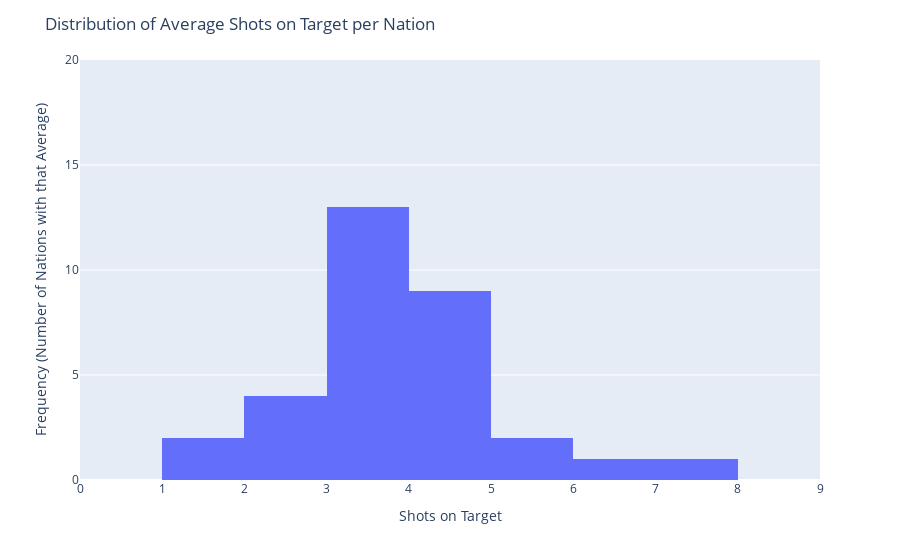

This figure's notebook cell:
### Code cell
# Visualize distributions: Shots on Target

fig = px.histogram(nationsDf_18, x="Shots on Target", nbins=10)
fig.update_layout(title="Distribution of Average Shots on Target per Nation",
                  xaxis_title="Shots on Target",
                  yaxis_title="Frequency (Number of Nations with that Average)",
                  xaxis=dict(range=[0, 9]),
                  yaxis=dict(range=[0, 20]))
fig.show()

### Figure 1 — Plotly figure (JSON) as saved in the notebook; plotly's stock layout.template omitted (floating-point values rounded to 4 significant figures)
{"data": [{"alignmentgroup": "True", "bingroup": "x", "hovertemplate": "Shots on Target=%{x}<br>count=%{y}<extra></extra>", "legendgroup": "", "marker": {"color": "#636efa"}, "name": "", "nbinsx": 10, "offsetgroup": "", "orientation": "v", "showlegend": false, "type": "histogram", "x": [4.5, 2.67, 5.71, 7.6, 3, 3, 4.14, 3, 1.67, 3.57, 4.29, 6.67, 4, 1.33, 4, 3.25, 3.33, 3, 2.67, 3.67, 2.67, 3.5, 3.8, 3.33, 4, 2.33, 3.67, 5.25, 4.2, 3.5, 4.33, 4.4], "xaxis": "x", "yaxis": "y"}], "layout": {"barmode": "relative", "legend": {"tracegroupgap": 0}, "margin": {"t": 60}, "title": {"text": "Distribution of Average Shots on Target per Nation"}, "xaxis": {"anchor": "y", "domain": [0, 1], "range": [0, 9], "title": {"text": "Shots on Target"}}, "yaxis": {"anchor": "x", "domain": [0, 1], "range": [0, 20], "title": {"text": "Frequency (Number of Nations with that Average)"}}}}
